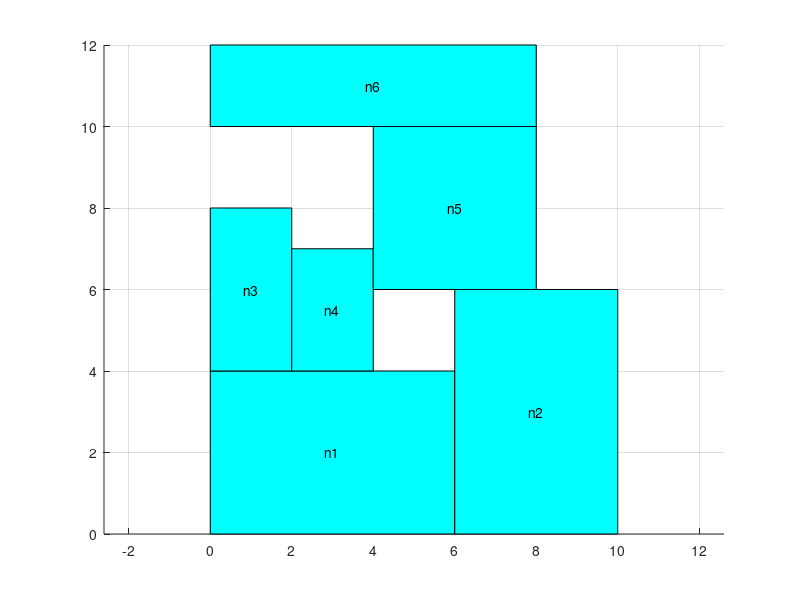

Here is the MATLAB script that generated this plot:
axis equal;
hold on;
grid on;

block_x=[ 0 6 6 0 0];
block_y=[ 0 0 4 4 0];
fill(block_x,block_y,'c');
text(3,2, 'n1', 'HorizontalAlignment', 'center', 'VerticalAlignment', 'middle');

block_x=[ 6 10 10 6 6];
block_y=[ 0 0 6 6 0];
fill(block_x,block_y,'c');
text(8,3, 'n2', 'HorizontalAlignment', 'center', 'VerticalAlignment', 'middle');

block_x=[ 0 2 2 0 0];
block_y=[ 4 4 8 8 4];
fill(block_x,block_y,'c');
text(1,6, 'n3', 'HorizontalAlignment', 'center', 'VerticalAlignment', 'middle');

block_x=[ 2 4 4 2 2];
block_y=[ 4 4 7 7 4];
fill(block_x,block_y,'c');
text(3,5.5, 'n4', 'HorizontalAlignment', 'center', 'VerticalAlignment', 'middle');

block_x=[ 4 8 8 4 4];
block_y=[ 6 6 10 10 6];
fill(block_x,block_y,'c');
text(6,8, 'n5', 'HorizontalAlignment', 'center', 'VerticalAlignment', 'middle');

block_x=[ 0 8 8 0 0];
block_y=[ 10 10 12 12 10];
fill(block_x,block_y,'c');
text(4,11, 'n6', 'HorizontalAlignment', 'center', 'VerticalAlignment', 'middle');

